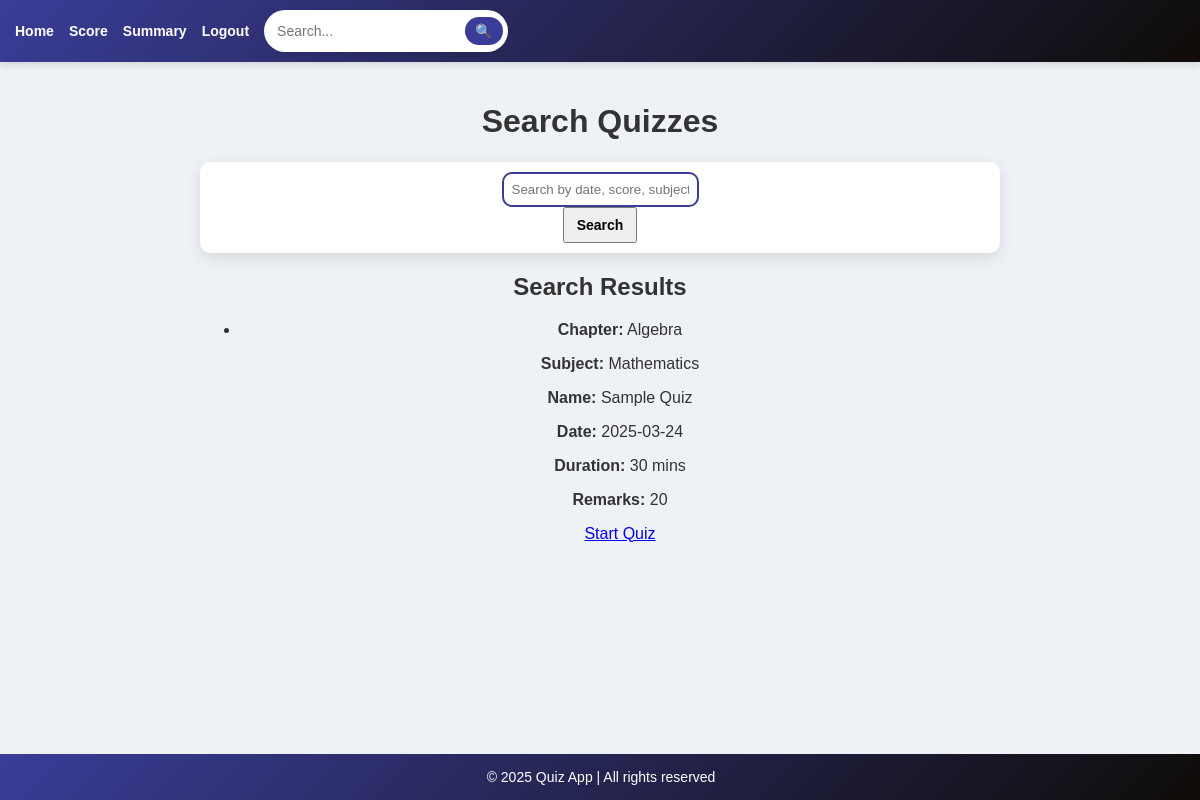
Screenshot of /search1 (signed in) with the database file from the repository.
### models.py (models this page shows, shortened)
class Quiz(db.Model):
    __tablename__ = 'quiz'
    id = db.Column(db.Integer, primary_key=True)
    chapter_id = db.Column(db.Integer, db.ForeignKey('chapters.id'), nullable=False)
    name = db.Column(db.String(225), unique=True, nullable=False)
    date_of_quiz = db.Column(db.Date, nullable=True)
    time_duration = db.Column(db.Integer, nullable=True)
    remarks = db.Column(db.String(255), nullable=True)
    chapter = db.relationship('Chapter', back_populates='quizzes')
    scores = db.relationship('Score', backref='quiz', lazy=True)

class Chapter(db.Model):
    __tablename__ = 'chapters'
    id = db.Column(db.Integer, primary_key=True)
    chapter_name = db.Column(db.String(80), unique=True, nullable=False)
    description = db.Column(db.String(255), nullable=True)
    subject_id = db.Column(db.Integer, db.ForeignKey('subjects.id'), nullable=False)
    quizzes = db.relationship('Quiz', back_populates='chapter', cascade="all, delete-orphan", lazy=True)
    questions = db.relationship('Question', back_populates='chapter', cascade="all, delete-orphan", lazy=True)

class Subject(db.Model):
    __tablename__ = 'subjects'
    id = db.Column(db.Integer, primary_key=True)
    subject_name = db.Column(db.String(80), unique=True, nullable=False)
    description = db.Column(db.String(255), nullable=True)
    chapters = db.relationship('Chapter', backref='subject', cascade="all, delete-orphan", lazy=True)

### app.py (the view)
@app.route('/search1', methods=['GET'])
def user_search():
    if "user_id" not in session or session.get("user_role") != "user":
        flash("Unauthorized access!", "danger")
        return redirect(url_for("login"))
    query = request.args.get("query", "").strip()
    quizzes = []
    if query:
        from sqlalchemy import or_, func
        quizzes = Quiz.query.join(Chapter).join(Subject).filter(
            or_(
                Quiz.name.ilike(f"%{query}%"),
                func.strftime('%Y-%m-%d', Quiz.date_of_quiz).ilike(f"%{query}%"),
                Chapter.chapter_name.ilike(f"%{query}%"),
                Subject.subject_name.ilike(f"%{query}%")
            )
        ).all()
        if query.isdigit():
            numeric_query = int(query)
            user_scores = Score.query.filter_by(user_id=session.get("user_id"), total_scored=numeric_query).all()
            quiz_ids = [score.quiz_id for score in user_scores]
            quiz_by_score = Quiz.query.filter(Quiz.id.in_(quiz_ids)).all()
            quizzes = list({q.id: q for q in quizzes + quiz_by_score}.values())
    else:
        quizzes = Quiz.query.order_by(Quiz.date_of_quiz).all()
    return render_template("search1.html", query=query, quizzes=quizzes)

### templates/search1.html (shortened to what this page needs)
{% extends 'base1.html' %}
{% block content %}
  <div class="container mt-4">
    <h1 class="text-center">Search Quizzes</h1>
    <form method="GET" action="{{ url_for('user_search') }}" class="form-inline justify-content-center mb-4">
      <div class="form-group mx-sm-3 mb-2">
        <input type="text" name="query" class="form-control" placeholder="Search by date, score, subject or chapter" value="{{ query }}">
      </div>
      <button type="submit" class="btn btn-primary mb-2">Search</button>
    </form>
    <h2 class="text-center">Search Results</h2>
    {% if quizzes %}
      <ul class="list-group">
        {% for quiz in quizzes %}
          <li class="list-group-item">
            <p><strong>Chapter:</strong> {{ quiz.chapter.chapter_name }}</p>
            <p><strong>Subject:</strong> {{ quiz.chapter.subject.subject_name }}</p>
            <p><strong>Name:</strong> {{ quiz.name }}</p>
            <p><strong>Date:</strong> {{ quiz.date_of_quiz }}</p>
            <p><strong>Duration:</strong> {{ quiz.time_duration }} mins</p>
            <p><strong>Remarks:</strong> {{ quiz.remarks }}</p>
            <a href="{{ url_for('take_quiz', quiz_id=quiz.id) }}" class="btn btn-success">Start Quiz</a>
          </li>
        {% endfor %}
      </ul>
    {% else %}
      <p class="text-center">No quizzes found matching your search.</p>
    {% endif %}
  </div>
{% endblock %}

### templates/base1.html (style rules this page uses)
form { background: white; padding: 10px; border-radius: 10px; box-shadow: 0px 5px 15px rgba(0, 0, 0, 0.1); }
input, select { border: 2px solid #3a3d98; border-radius: 10px; padding: 8px; }
button { font-size: 14px; font-weight: bold; padding: 8px 12px; }
body { font-family: 'Poppins', Arial, sans-serif; margin: 0; padding: 0; background-color: #eef1f6; color: #333; }

### rows the page displays
Quiz: chapter.chapter_name "Algebra", chapter.subject.subject_name "Mathematics", name "Sample Quiz", date_of_quiz "2025-03-24", time_duration "30", remarks "20"
